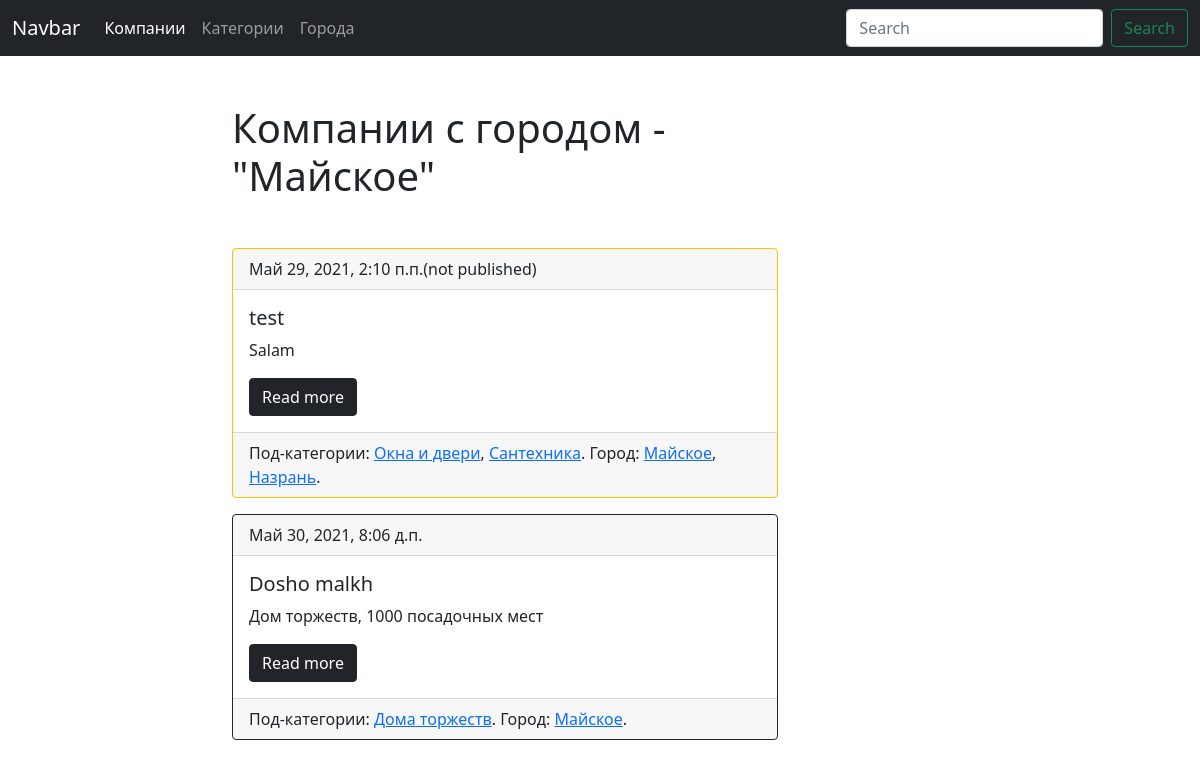
The page /blog/city/11/ on the database its author committed.
### blog/models.py (models this page shows, shortened)
class City(models.Model):
    title = models.CharField(max_length=50, unique=True, verbose_name='Город',)
    class Meta:
        verbose_name = 'Город'
        verbose_name_plural = 'Города'
        ordering = ['title']
    def get_absolute_url(self):
        return reverse('city_detail_url', kwargs={'pk': self.pk})

class Company(models.Model):
    title = models.CharField(max_length=150, db_index=True, verbose_name='Название')
    body = models.TextField(blank=True, db_index=True, verbose_name='Описание')
    date_pub = models.DateTimeField(auto_now_add=True, verbose_name='Дата публикации')
    date_update = models.DateTimeField(auto_now=True, verbose_name='Дата изменения')
    city = models.ManyToManyField('City', related_name='companies', blank=True)
    subcategory = models.ManyToManyField('SubCategory', related_name='companies')
    is_published = models.BooleanField(default=False)
    class Meta:
        verbose_name = 'Компания'
        verbose_name_plural = 'Компании'
        ordering = ['is_published']
    def get_absolute_url(self):
        return reverse('company_detail_url', kwargs={'pk': self.pk})

class SubCategory(models.Model):
    title = models.CharField(max_length=50, unique=True, verbose_name='Название подкатегории')
    category = models.ForeignKey(Category, on_delete=models.PROTECT, null=True, verbose_name='Категория',
                                 related_name='subcategories')
    class Meta:
        verbose_name = 'Под-категории'
        verbose_name_plural = 'Под-категории'
    def get_absolute_url(self):
        return reverse('subcategory_detail_url', kwargs={'pk': self.pk})

### blog/views.py (the view)
# urls.py: path('city/<int:pk>/', CityDetail.as_view(), name='city_detail_url'),
class CityDetail(ObjectDetailMixin, View):
    model = City
    template = 'blog/city_detail.html'

### blog/utils.py (called while the page is built)
    def get(self, request, pk):
        obj = get_object_or_404(self.model, pk=pk)
        return render(request, self.template, context={self.model.__name__.lower(): obj, 'admin_object': obj, 'detail': True})

### blog/templates/blog/city_detail.html (shortened to what this page needs)
{% extends 'blog/base_blog.html' %}
{% block content %}
    <h1 class="mb-5">Компании с городом - "{{ city.title }}"</h1>
        {% for company in city.companies.all %}
            {% include 'blog/includes/company_card_template.html' %}
        {% endfor %}
{% endblock %}

### blog/templates/blog/includes/company_card_template.html
{% if company.is_published %}
    {% with published='card border-dark mb-3' %}
        <div class="{{ published }}" >
    {% endwith %}
{% else %}
    {% with published='card border-warning mb-3' %}
        <div class="{{ published }}" >
    {% endwith %}
{% endif %}
    {% if company.is_published %}
        <div class="card-header">{{ company.date_pub }}</div>
    {% else %}
        <div class="card-header">{{ company.date_pub }}(not published) </div>
    {% endif %}
  <div class="card-body">
    <h5 class="card-title">{{ company.title }}</h5>
    <p class="card-text">{{ company.body|truncatechars:50}}</p>
      <a href="{{company.get_absolute_url}}" class="btn btn-dark">Read more</a>
  </div>
    <div class="card-footer">
        Под-категории:
        {% for subcategory in company.subcategory.all %}
        {% if forloop.last %}
            <a href="{{subcategory.get_absolute_url}}">{{ subcategory.title }}</a>.
        {% else %}
            <a href="{{subcategory.get_absolute_url}}">{{ subcategory.title }}</a>,
        {% endif %}
        {% endfor %}
        Город:
        {% for city in company.city.all %}
        {% if forloop.last %}
            <a href="{{city.get_absolute_url}}">{{ city.title }}</a>.
        {% else %}
            <a href="{{city.get_absolute_url}}">{{ city.title }}</a>,
        {% endif %}
        {% endfor %}
    </div>
</div>

### rows shown on the page
City: title "Майское"
Company: date_pub "Май 29, 2021, 2:10 п.п.", title "test", body "Salam"
SubCategory: title "Окна и двери"
SubCategory: title "Сантехника"
City: title "Назрань"
Company: date_pub "Май 30, 2021, 8:06 д.п.", title "Dosho malkh", body "Дом торжеств, 1000 посадочных мест"
SubCategory: title "Дома торжеств"
